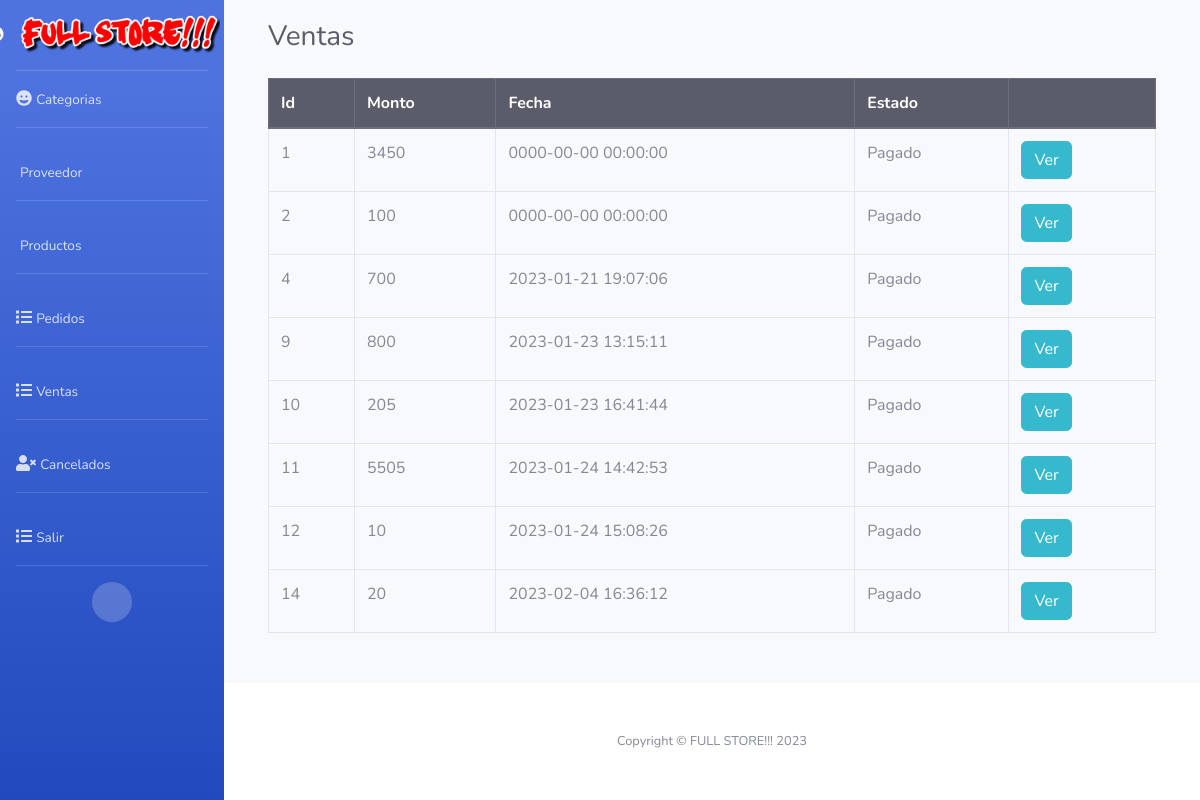
The page /admin/consultas2.php (signed in) on the database its author committed.
### tables this page shows
CREATE TABLE `orden` (
  `id` int(11) NOT NULL,
  `customer_id` int(11) NOT NULL,
  `total_price` int(11) NOT NULL,
  `created` timestamp NOT NULL DEFAULT current_timestamp(),
  `modified` timestamp NOT NULL DEFAULT current_timestamp(),
  `status` int(11) NOT NULL
);

CREATE TABLE `status` (
  `id_estatus` int(11) NOT NULL,
  `des_estatus` varchar(45) NOT NULL
);

### admin/consultas2.php (the view, shortened to what this page needs)
<!DOCTYPE html>
<html lang="es">
<head>
<?php include("config/conex.php");  include("includes/header.php");
?>
<body>
     <div class="container">
        <div class="panel panel-default">
            <div class="panel-heading">
        <div class="d-sm-flex align-items-center justify-content-between mb-4">
    <h1 class="h3 mb-0 text-gray-800">Ventas</h1>
    </div>
<div class="row">
    <div class="col-md-12">
        <div class="table-responsive">
            <table class="table table-hover table-bordered" style="width: 100%;">
                <thead class="thead-dark">
                    <tr>
                        <th>Id</th>
                        <th>Monto</th>
                        <th>Fecha</th>
                        <th>Estado</th>
                        <th></th>
                    </tr>
                </thead>
                <tbody>
                <?php
                    $query = mysqli_query($conexion, "SELECT `orden`.`id`, `orden`.`customer_id`
                    , `orden`.`total_price`, `orden`.`created`, `orden`.`status`,
                     `status`.`id_estatus`, `status`.`des_estatus`
                    FROM `orden`
                        , `status`
                    WHERE
                     `orden`.`status`= `status`.`id_estatus` AND
                     `orden`.`status` = '3'");
                    while ($data = mysqli_fetch_assoc($query)) { ?>
                        <tr>
                            <td><?php echo $data['id']; ?></td>
                            <td><?php echo $data['total_price']; ?></td>
                            <td><?php echo $data['created']; ?></td>
                            <td><?php echo $data['des_estatus']; ?></td>
                            <td>
                            <form method="post" action="ver2.php?accion=cli&id=<?php echo $data['id']; ?>" >
                                    <button class="btn btn-info" type="submit">Ver</button>
                                </form>
                            </td>
                        </tr>
                    <?php }?>
                </tbody>
            </table>
        </div>
    </div>
</div>
</div>
    </div>
</div>
<?php include("includes/footer.php"); ?>
</body>
</html>

### admin/consultas2.php (style rules this page uses)
.container { padding: 20px; }

### rows shown on the page
orden: id "1", total_price "3450", created "0000-00-00 00:00:00", status.des_estatus "Pagado"
orden: id "2", total_price "100", created "0000-00-00 00:00:00", status.des_estatus "Pagado"
orden: id "4", total_price "700", created "2023-01-21 19:07:06", status.des_estatus "Pagado"
orden: id "9", total_price "800", created "2023-01-23 13:15:11", status.des_estatus "Pagado"
orden: id "10", total_price "205", created "2023-01-23 16:41:44", status.des_estatus "Pagado"
orden: id "11", total_price "5505", created "2023-01-24 14:42:53", status.des_estatus "Pagado"
orden: id "12", total_price "10", created "2023-01-24 15:08:26", status.des_estatus "Pagado"
orden: id "14", total_price "20", created "2023-02-04 16:36:12", status.des_estatus "Pagado"
